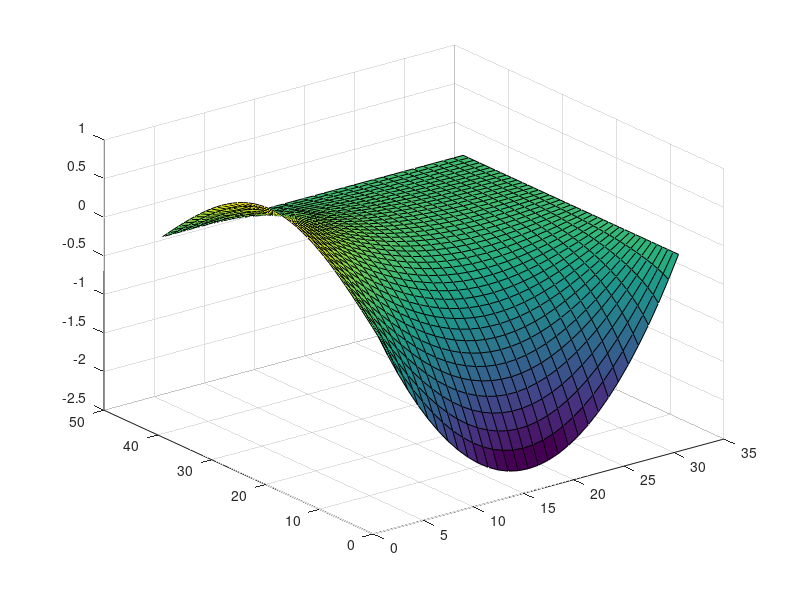
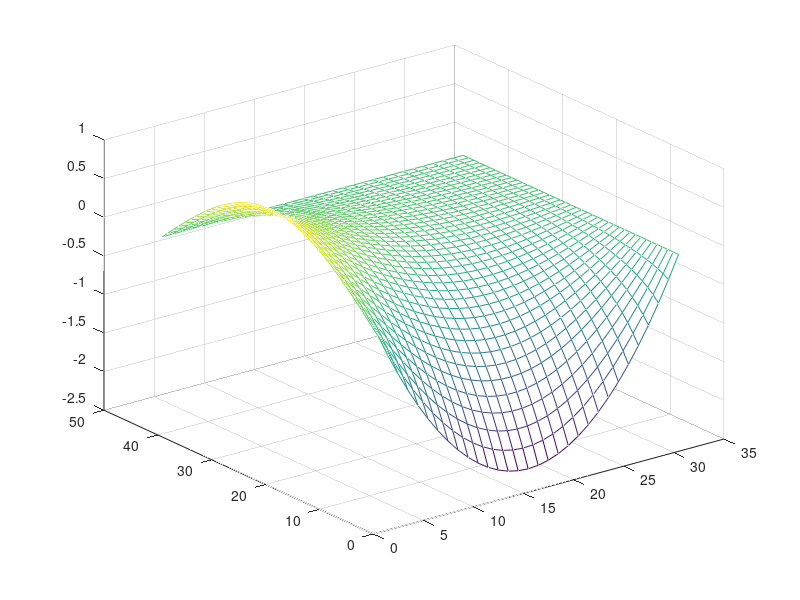
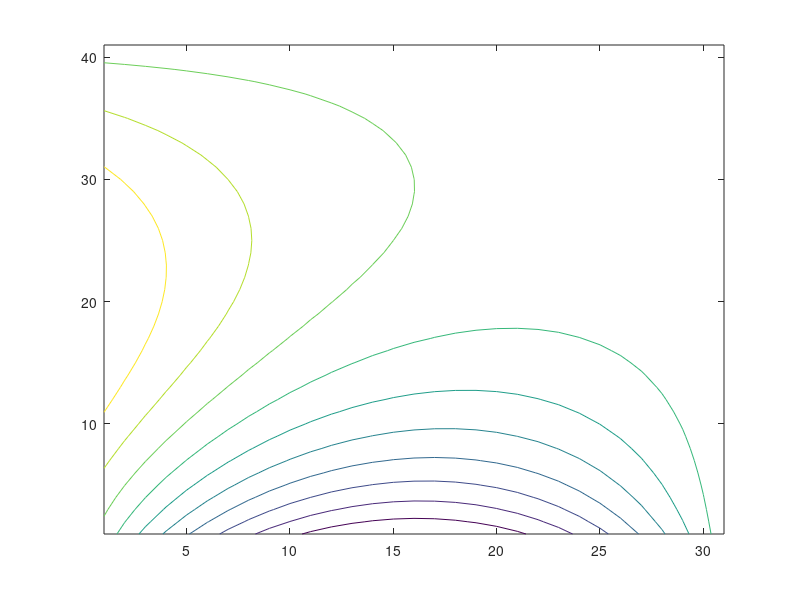
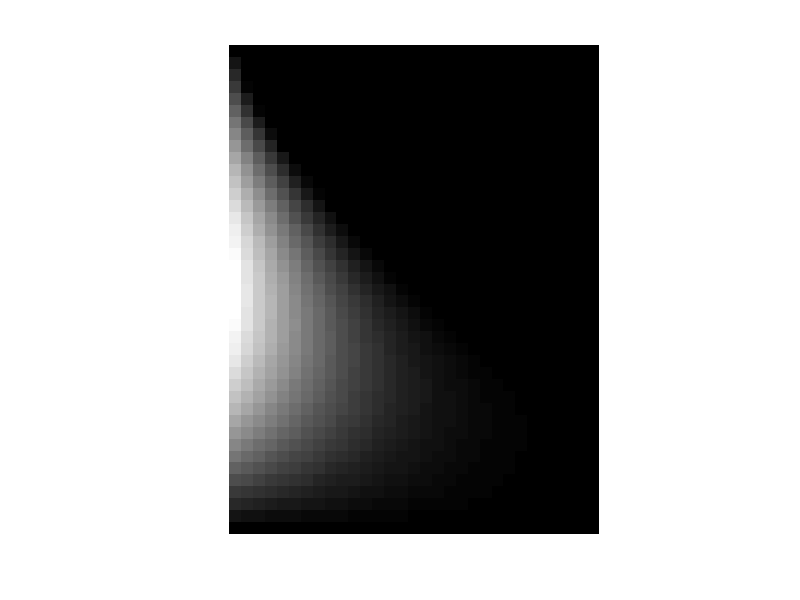

These figures' MATLAB source, in order:
%test1.m
clc;clear all
h=0.1;
m=4./h+1;
n=3./h+1;
eps=0.00001;
omega=1.25;
A=zeros(m,n);
x=linspace(0,4,m);
y=linspace(0,3,n);
A(:,1)=sin(pi.*x/4);
A(:,n)=0;
A(1,:)=y.*(y-3);
A(m,:)=0;

flag2=10;
while(flag2>eps)
	flag2=0;
	for i=2:m-1
		for j=2:n-1
			ref=A(i,j);
			A(i,j)=0.25*omega*(A(i,j-1)+A(i,j+1)+A(i-1,j)+A(i+1,j))+(1-omega).*A(i,j);
			flag1=abs(A(i,j)-ref);
			flag2=flag1.*(flag1>flag2)+flag2.*(flag1<=flag2);
		end
    end
end

figure
surf(A)
figure
mesh(A)
figure
contour(A)
figure
imshow(A)
